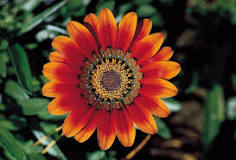
#> input picture chapter19/flower.png, 236 x 160 px
$ python customcards.py
#> lines starting #> are read from the running program, lines starting #| are printed output that depends on the picture
from PIL import Image,ImageFont,ImageDraw

file=open('guests.txt')
#> (reads chapter19/guests.txt from the repository)
names=file.readlines()

for i in names:
    inv=i[:-1]
    im = Image.new('RGBA', (288, 360),'white')
#> im: PIL image 288x360 RGBA; every value is 255
    image=Image.open('flower.png')
#> image is the input picture: PIL image 236x160 RGB; mean R, G, B 83.7, 53.9, 36.3
    image=image.resize((288,360))
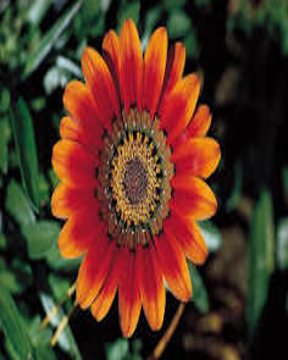
#> image: PIL image 288x360 RGB; mean R, G, B 83.7, 53.9, 36.4
    im.paste(image,(0,0))

    draw=ImageDraw.Draw(im)
    draw.text((8,250),'It would be a pleasure to have the company of',fill='blue')
    draw.text((130,270),inv,fill='blue')
    draw.text((39,290),'at 11010 Memory Lane on April 1st',fill='blue')
    draw.rectangle((2,2,285,355),outline='yellow')

    im.save(f'{inv}sinvitation.png')
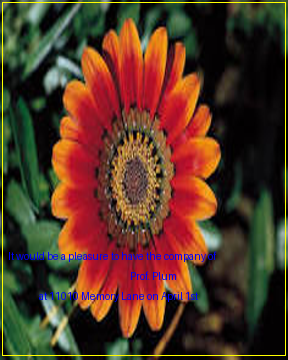
#> saved as Prof. Plumsinvitation.png: PIL image 288x360 RGBA; mean R, G, B, A 85.2, 55.8, 37.8, 255
